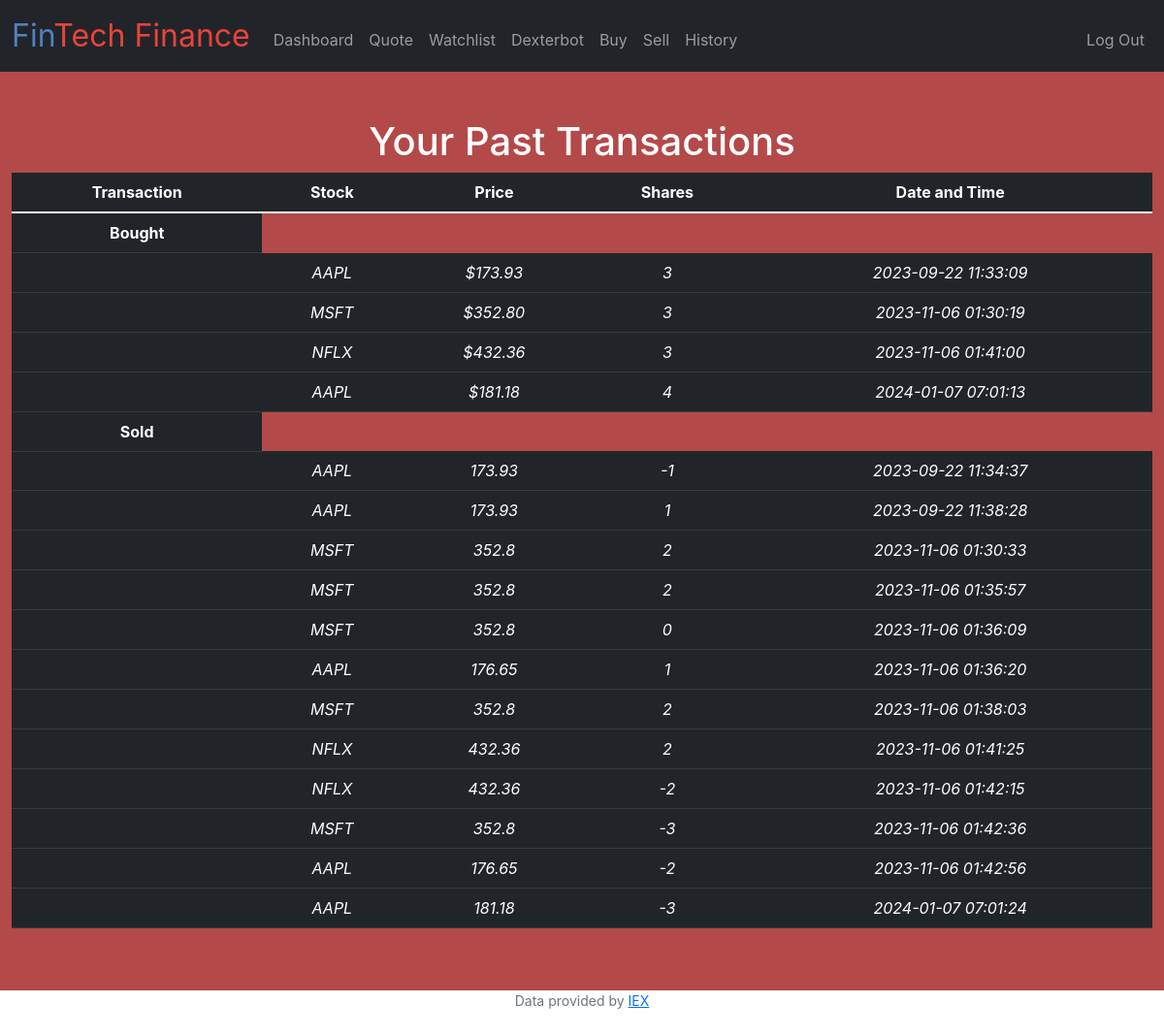
Page /history (signed in) on the earlier database version.
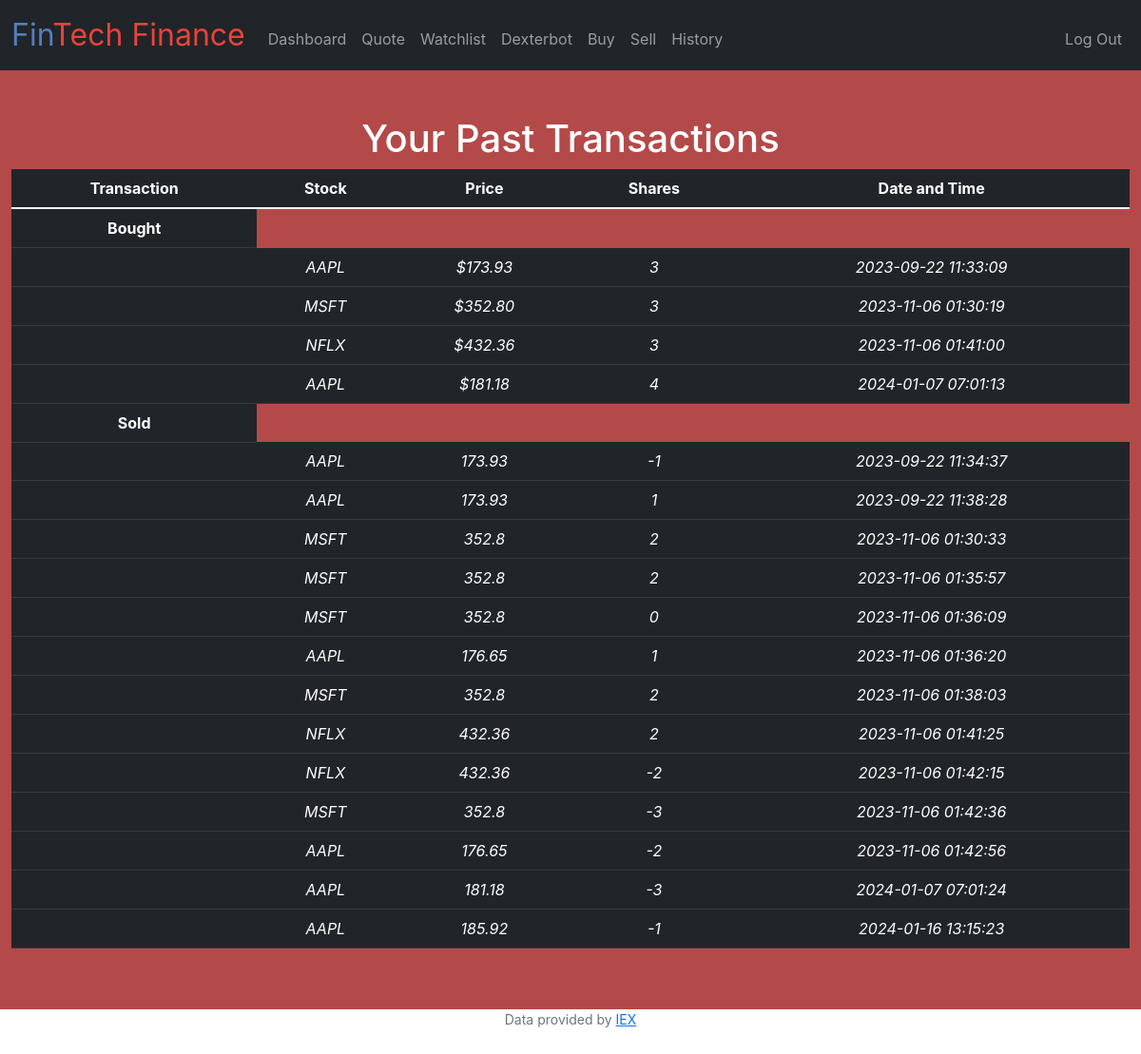
Same page on the later database version.
### tables this page shows
CREATE TABLE purchases (id INTEGER PRIMARY KEY AUTOINCREMENT NOT NULL, username TEXT NOT NULL, stock TEXT NOT NULL, shares INTEGER NOT NULL, price NUMERIC NOT NULL, type TEXT, DT TIMESTAMP);

### app.py (the view)
@app.route("/history")
@login_required
def history():
    purchases_buy = db.execute("select * from purchases where type='B'")
    purchases_sell = db.execute("select * from purchases where type='S'")
    return render_template("history.html", purchases_buy=purchases_buy, purchases_sell=purchases_sell)

### app.py (called while the page is built)
@app.after_request
def after_request(response):
    response.headers["Cache-Control"] = "no-cache, no-store, must-revalidate"
    response.headers["Expires"] = 0
    response.headers["Pragma"] = "no-cache"
    return response

### helpers.py (called while the page is built)
def login_required(f):
    @wraps(f)
    def decorated_function(*args, **kwargs):
        if session.get("user_id") is None:
            return redirect("/login")
        return f(*args, **kwargs)
    return decorated_function

def usd(value):
    return f"${value:,.2f}"

### templates/history.html (shortened to what this page needs)
{% extends "layout.html" %}
{% block main %}
<h1 style="color:white;">Your Past Transactions</h1>
<table class="table table-dark">
    <thead>
      <tr>
        <th scope="col">Transaction</th>
        <th scope="col">Stock</th>
        <th scope="col">Price</th>
        <th scope="col">Shares</th>
        <th scope="col">Date and Time</th>
      </tr>
    </thead>
    <tbody>
      <tr>
        <th scope="row">Bought</th>
      </tr>
      {% for row in purchases_buy %}
        <tr>
          <th></th>
          <td>{{row.stock}}</td>
          <td>{{row.price | usd}}</td>
          <td>{{row.shares}}</td>
          <td>{{row.DT}}</td>
        </tr>
      {% endfor %}
      <tr>
        <th scope="row">Sold</th>
      </tr>
      {% for row in purchases_sell %}
        <tr>
          <th></th>
          <td>{{row.stock}}</td>
          <td>{{row.price}}</td>
          <td>{{row.shares}}</td>
          <td>{{row.DT}}</td>
        </tr>
      {% endfor %}
    </tbody>
  </table>
{% endblock %}

### templates/layout.html (shortened to what this page needs)
<!DOCTYPE html>
<html lang="en">
    <head>
        <link href="https://cdn.jsdelivr.net/npm/bootstrap@5.1.3/dist/css/bootstrap.min.css" rel="stylesheet">
        <link href="/static/styles.css" rel="stylesheet">
    </head>
    <body>
        <nav class="bg-dark navbar navbar-expand-md navbar-dark">
            <div class="container-fluid">
                <a class="navbar-brand" href="/"><span class="blue">Fin</span><span class="red">Tech</span> <span class="red">Finance</span></a>
                <div class="collapse navbar-collapse" id="navbar">
                    {% if session["user_id"] %}
                        <ul class="navbar-nav me-auto mt-2">
                            <li class="nav-item"><a class="nav-link" href="/fundamentals">Dashboard</a></li>
                            <li class="nav-item"><a class="nav-link" href="/quote">Quote</a></li>
                            <li class="nav-item"><a class="nav-link" href="/watchlist">Watchlist</a></li>
                            <li class="nav-item"><a class="nav-link" href="/bot">Dexterbot</a></li>
                            <li class="nav-item"><a class="nav-link" href="/buy">Buy</a></li>
                            <li class="nav-item"><a class="nav-link" href="/sell">Sell</a></li>
                            <li class="nav-item"><a class="nav-link" href="/history">History</a></li>
                        </ul>
                        <ul class="navbar-nav ms-auto mt-2">
                            <li class="nav-item"><a class="nav-link" href="/logout">Log Out</a></li>
                        </ul>
                    {% else %}
                        <ul class="navbar-nav ms-auto mt-2">
                            <li class="nav-item"><a class="nav-link" href="/register">Register</a></li>
                            <li class="nav-item"><a class="nav-link" href="/login">Log In</a></li>
                        </ul>
                    {% endif %}
                </div>
            </div>
        </nav>
        <main class="container-fluid py-5 text-center">
            {% block main %}{% endblock %}
        </main>
        <footer class="mb-5 small text-center text-muted">
            Data provided by <a href="https://iexcloud.io/">IEX</a>
        </footer>
    </body>
</html>

### static/styles.css (style rules this page uses)
nav .navbar-brand { font-size: xx-large; }
nav .navbar-brand .blue { color: #537fbe; }
nav .navbar-brand .red { color: #ea433b; }
th { font-style:bold; }
td { font-style:italic; }
tr:nth-child(even) { background-color: #f2f2f2; }
span { color:black; }
main { background-color:#b44949; }
* { padding: 0; margin: 0; overflow-x: hidden; font-family: 'Inter', sans-serif; }

Differences in the rows shown:
added purchases: stock "AAPL", price "185.92", shares "-1", DT "2024-01-16 13:15:23"
